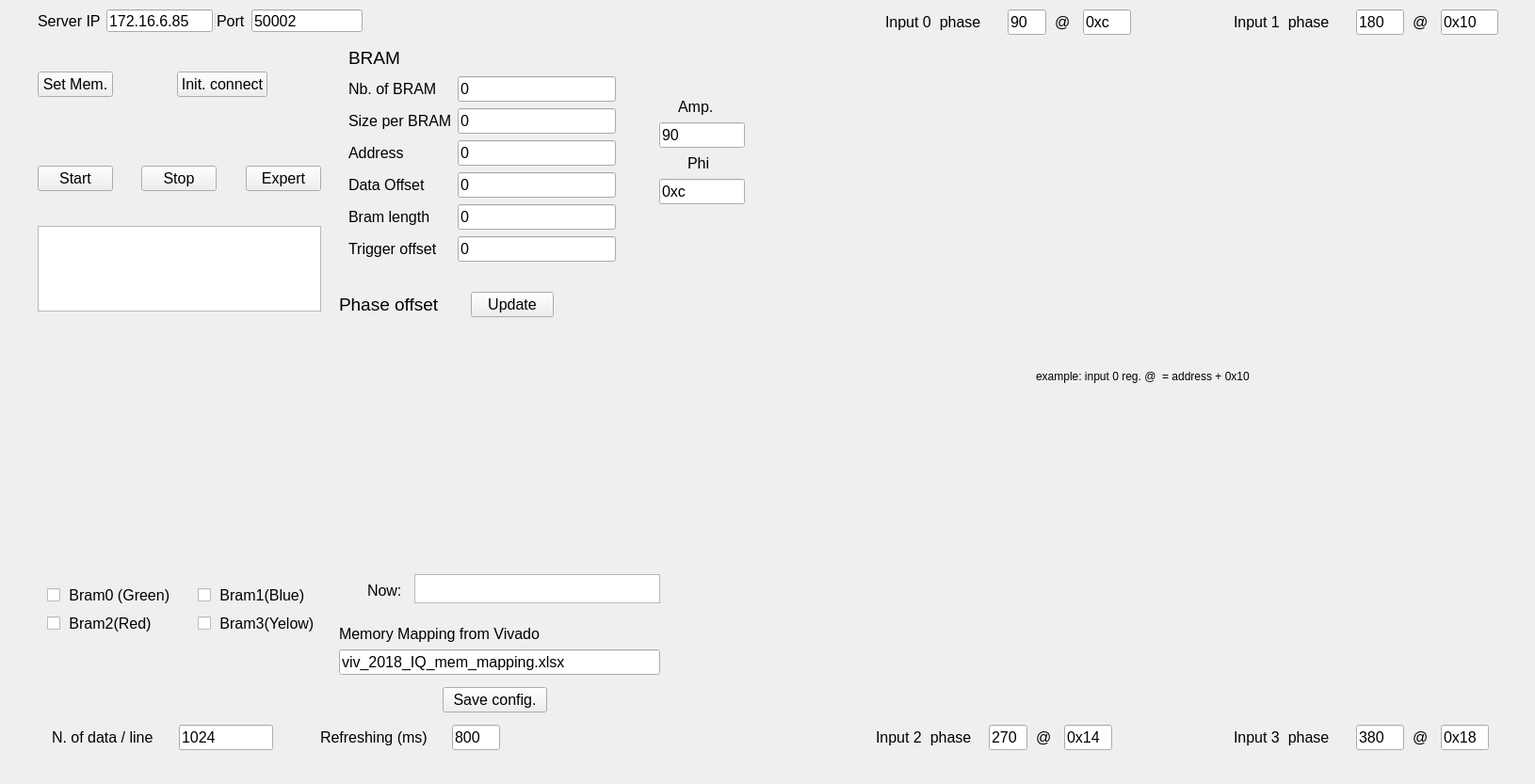
<?xml version="1.0" encoding="UTF-8"?>
<ui version="4.0">
 <class>MainWindow</class>
 <widget class="QMainWindow" name="MainWindow">
  <property name="geometry">
   <rect>
    <x>0</x>
    <y>0</y>
    <width>1630</width>
    <height>833</height>
   </rect>
  </property>
  <property name="windowTitle">
   <string>MainWindow</string>
  </property>
  <widget class="QWidget" name="centralwidget">
   <widget class="QLabel" name="label_6">
    <property name="geometry">
     <rect>
      <x>370</x>
      <y>50</y>
      <width>61</width>
      <height>22</height>
     </rect>
    </property>
    <property name="font">
     <font>
      <pointsize>14</pointsize>
     </font>
    </property>
    <property name="text">
     <string>BRAM</string>
    </property>
   </widget>
   <widget class="QWidget" name="formLayoutWidget">
    <property name="geometry">
     <rect>
      <x>370</x>
      <y>80</y>
      <width>284</width>
      <height>201</height>
     </rect>
    </property>
    <layout class="QGridLayout" name="gridLayout">
     <item row="2" column="1">
      <widget class="QLineEdit" name="ui_bram0_addr">
       <property name="font">
        <font>
         <pointsize>12</pointsize>
        </font>
       </property>
       <property name="text">
        <string>0</string>
       </property>
      </widget>
     </item>
     <item row="4" column="1">
      <widget class="QLineEdit" name="ui_bram0_maplen">
       <property name="font">
        <font>
         <pointsize>12</pointsize>
        </font>
       </property>
       <property name="text">
        <string>0</string>
       </property>
      </widget>
     </item>
     <item row="1" column="1">
      <widget class="QLineEdit" name="ui_bram0_size">
       <property name="font">
        <font>
         <pointsize>12</pointsize>
        </font>
       </property>
       <property name="text">
        <string>0</string>
       </property>
      </widget>
     </item>
     <item row="0" column="0">
      <widget class="QLabel" name="txt_nbr_bram">
       <property name="font">
        <font>
         <pointsize>12</pointsize>
        </font>
       </property>
       <property name="text">
        <string>Nb. of BRAM</string>
       </property>
      </widget>
     </item>
     <item row="2" column="0">
      <widget class="QLabel" name="txt_bram0_start_addr">
       <property name="font">
        <font>
         <pointsize>12</pointsize>
        </font>
       </property>
       <property name="text">
        <string>Address</string>
       </property>
      </widget>
     </item>
     <item row="4" column="0">
      <widget class="QLabel" name="txt_bram0_len">
       <property name="font">
        <font>
         <pointsize>12</pointsize>
        </font>
       </property>
       <property name="text">
        <string>Bram length</string>
       </property>
      </widget>
     </item>
     <item row="1" column="0">
      <widget class="QLabel" name="txt_Onebram_size">
       <property name="font">
        <font>
         <pointsize>12</pointsize>
        </font>
       </property>
       <property name="text">
        <string>Size per BRAM</string>
       </property>
      </widget>
     </item>
     <item row="0" column="1">
      <widget class="QLineEdit" name="ui_nbr_bram">
       <property name="font">
        <font>
         <pointsize>12</pointsize>
        </font>
       </property>
       <property name="text">
        <string>0</string>
       </property>
      </widget>
     </item>
     <item row="3" column="1">
      <widget class="QLineEdit" name="ui_bram0_offset">
       <property name="font">
        <font>
         <pointsize>12</pointsize>
        </font>
       </property>
       <property name="text">
        <string>0</string>
       </property>
      </widget>
     </item>
     <item row="3" column="0">
      <widget class="QLabel" name="txt_bram0_offset">
       <property name="font">
        <font>
         <pointsize>12</pointsize>
        </font>
       </property>
       <property name="text">
        <string>Data Offset</string>
       </property>
       <property name="margin">
        <number>0</number>
       </property>
      </widget>
     </item>
     <item row="5" column="1">
      <widget class="QLineEdit" name="ui_trig_addr">
       <property name="font">
        <font>
         <pointsize>12</pointsize>
        </font>
       </property>
       <property name="text">
        <string>0</string>
       </property>
      </widget>
     </item>
     <item row="5" column="0">
      <widget class="QLabel" name="txt_trig_addr">
       <property name="font">
        <font>
         <pointsize>12</pointsize>
        </font>
       </property>
       <property name="text">
        <string>Trigger offset</string>
       </property>
      </widget>
     </item>
    </layout>
   </widget>
   <widget class="QTextBrowser" name="msgbox">
    <property name="geometry">
     <rect>
      <x>40</x>
      <y>240</y>
      <width>301</width>
      <height>91</height>
     </rect>
    </property>
    <property name="font">
     <font>
      <pointsize>14</pointsize>
     </font>
    </property>
   </widget>
   <widget class="QSplitter" name="splitter">
    <property name="geometry">
     <rect>
      <x>40</x>
      <y>10</y>
      <width>345</width>
      <height>24</height>
     </rect>
    </property>
    <property name="orientation">
     <enum>Qt::Horizontal</enum>
    </property>
    <widget class="QWidget" name="formLayoutWidget_2">
     <layout class="QFormLayout" name="formLayout_2">
      <item row="0" column="0">
       <widget class="QLabel" name="label">
        <property name="font">
         <font>
          <pointsize>12</pointsize>
         </font>
        </property>
        <property name="text">
         <string>Server IP</string>
        </property>
       </widget>
      </item>
      <item row="0" column="1">
       <widget class="QLineEdit" name="server_ip">
        <property name="font">
         <font>
          <pointsize>12</pointsize>
         </font>
        </property>
        <property name="text">
         <string>172.16.6.85</string>
        </property>
       </widget>
      </item>
     </layout>
    </widget>
    <widget class="QWidget" name="formLayoutWidget_3">
     <layout class="QFormLayout" name="formLayout_4">
      <item row="0" column="0">
       <widget class="QLabel" name="label_7">
        <property name="font">
         <font>
          <pointsize>12</pointsize>
         </font>
        </property>
        <property name="text">
         <string>Port</string>
        </property>
       </widget>
      </item>
      <item row="0" column="1">
       <widget class="QLineEdit" name="server_port">
        <property name="font">
         <font>
          <pointsize>12</pointsize>
         </font>
        </property>
        <property name="text">
         <string>50002</string>
        </property>
       </widget>
      </item>
     </layout>
    </widget>
   </widget>
   <widget class="CustomWidget" name="rtplot" native="true">
    <property name="geometry">
     <rect>
      <x>40</x>
      <y>340</y>
      <width>671</width>
      <height>261</height>
     </rect>
    </property>
   </widget>
   <widget class="QTextEdit" name="current_dt">
    <property name="geometry">
     <rect>
      <x>440</x>
      <y>610</y>
      <width>261</width>
      <height>31</height>
     </rect>
    </property>
   </widget>
   <widget class="QLabel" name="label_2">
    <property name="geometry">
     <rect>
      <x>390</x>
      <y>620</y>
      <width>59</width>
      <height>14</height>
     </rect>
    </property>
    <property name="font">
     <font>
      <pointsize>12</pointsize>
     </font>
    </property>
    <property name="text">
     <string>Now:</string>
    </property>
   </widget>
   <widget class="QLineEdit" name="bram0_num_data">
    <property name="geometry">
     <rect>
      <x>190</x>
      <y>770</y>
      <width>100</width>
      <height>27</height>
     </rect>
    </property>
    <property name="font">
     <font>
      <pointsize>12</pointsize>
     </font>
    </property>
    <property name="text">
     <string>1024</string>
    </property>
   </widget>
   <widget class="QLabel" name="now">
    <property name="geometry">
     <rect>
      <x>55</x>
      <y>770</y>
      <width>129</width>
      <height>27</height>
     </rect>
    </property>
    <property name="font">
     <font>
      <pointsize>12</pointsize>
     </font>
    </property>
    <property name="text">
     <string>N. of data / line</string>
    </property>
    <property name="margin">
     <number>0</number>
    </property>
   </widget>
   <widget class="QLineEdit" name="excel_path">
    <property name="geometry">
     <rect>
      <x>360</x>
      <y>690</y>
      <width>341</width>
      <height>27</height>
     </rect>
    </property>
    <property name="font">
     <font>
      <pointsize>12</pointsize>
     </font>
    </property>
    <property name="text">
     <string>viv_2018_IQ_mem_mapping.xlsx</string>
    </property>
   </widget>
   <widget class="QLabel" name="txt_nbr_bram_2">
    <property name="geometry">
     <rect>
      <x>360</x>
      <y>660</y>
      <width>261</width>
      <height>27</height>
     </rect>
    </property>
    <property name="font">
     <font>
      <pointsize>12</pointsize>
     </font>
    </property>
    <property name="text">
     <string>Memory Mapping from Vivado</string>
    </property>
   </widget>
   <widget class="QLabel" name="txt_nbr_bram_4">
    <property name="geometry">
     <rect>
      <x>360</x>
      <y>310</y>
      <width>191</width>
      <height>27</height>
     </rect>
    </property>
    <property name="font">
     <font>
      <pointsize>14</pointsize>
     </font>
    </property>
    <property name="text">
     <string>Phase offset</string>
    </property>
   </widget>
   <widget class="CustomWidget" name="plt_ch0_iq" native="true">
    <property name="geometry">
     <rect>
      <x>800</x>
      <y>40</y>
      <width>380</width>
      <height>350</height>
     </rect>
    </property>
   </widget>
   <widget class="QLabel" name="label_3">
    <property name="geometry">
     <rect>
      <x>1100</x>
      <y>390</y>
      <width>411</width>
      <height>20</height>
     </rect>
    </property>
    <property name="text">
     <string>example: input 0 reg. @  = address + 0x10 </string>
    </property>
   </widget>
   <widget class="QWidget" name="horizontalLayoutWidget">
    <property name="geometry">
     <rect>
      <x>40</x>
      <y>50</y>
      <width>306</width>
      <height>80</height>
     </rect>
    </property>
    <layout class="QHBoxLayout" name="horizontalLayout_9">
     <item>
      <widget class="QPushButton" name="button_set_bram">
       <property name="font">
        <font>
         <pointsize>12</pointsize>
        </font>
       </property>
       <property name="text">
        <string>Set Mem.</string>
       </property>
      </widget>
     </item>
     <item>
      <spacer name="horizontalSpacer">
       <property name="orientation">
        <enum>Qt::Horizontal</enum>
       </property>
       <property name="sizeHint" stdset="0">
        <size>
         <width>40</width>
         <height>20</height>
        </size>
       </property>
      </spacer>
     </item>
     <item>
      <widget class="QPushButton" name="button_init">
       <property name="font">
        <font>
         <pointsize>12</pointsize>
        </font>
       </property>
       <property name="text">
        <string>Init. connect</string>
       </property>
      </widget>
     </item>
     <item>
      <spacer name="horizontalSpacer_2">
       <property name="orientation">
        <enum>Qt::Horizontal</enum>
       </property>
       <property name="sizeHint" stdset="0">
        <size>
         <width>40</width>
         <height>20</height>
        </size>
       </property>
      </spacer>
     </item>
    </layout>
   </widget>
   <widget class="QWidget" name="horizontalLayoutWidget_2">
    <property name="geometry">
     <rect>
      <x>40</x>
      <y>150</y>
      <width>301</width>
      <height>80</height>
     </rect>
    </property>
    <layout class="QHBoxLayout" name="horizontalLayout_11">
     <item>
      <widget class="QPushButton" name="button_start">
       <property name="font">
        <font>
         <pointsize>12</pointsize>
        </font>
       </property>
       <property name="text">
        <string>Start</string>
       </property>
      </widget>
     </item>
     <item>
      <spacer name="horizontalSpacer_3">
       <property name="orientation">
        <enum>Qt::Horizontal</enum>
       </property>
       <property name="sizeHint" stdset="0">
        <size>
         <width>40</width>
         <height>20</height>
        </size>
       </property>
      </spacer>
     </item>
     <item>
      <widget class="QPushButton" name="button_stop">
       <property name="font">
        <font>
         <pointsize>12</pointsize>
        </font>
       </property>
       <property name="text">
        <string>Stop</string>
       </property>
      </widget>
     </item>
     <item>
      <spacer name="horizontalSpacer_5">
       <property name="orientation">
        <enum>Qt::Horizontal</enum>
       </property>
       <property name="sizeHint" stdset="0">
        <size>
         <width>40</width>
         <height>20</height>
        </size>
       </property>
      </spacer>
     </item>
     <item>
      <widget class="QPushButton" name="button_expert">
       <property name="font">
        <font>
         <pointsize>12</pointsize>
        </font>
       </property>
       <property name="text">
        <string>Expert</string>
       </property>
      </widget>
     </item>
    </layout>
   </widget>
   <widget class="QCheckBox" name="bram0">
    <property name="geometry">
     <rect>
      <x>50</x>
      <y>620</y>
      <width>168</width>
      <height>25</height>
     </rect>
    </property>
    <property name="font">
     <font>
      <pointsize>12</pointsize>
     </font>
    </property>
    <property name="text">
     <string> Bram0 (Green)</string>
    </property>
   </widget>
   <widget class="QCheckBox" name="bram1">
    <property name="geometry">
     <rect>
      <x>210</x>
      <y>620</y>
      <width>168</width>
      <height>25</height>
     </rect>
    </property>
    <property name="font">
     <font>
      <pointsize>12</pointsize>
     </font>
    </property>
    <property name="text">
     <string> Bram1(Blue)</string>
    </property>
   </widget>
   <widget class="QCheckBox" name="bram2">
    <property name="geometry">
     <rect>
      <x>50</x>
      <y>650</y>
      <width>168</width>
      <height>25</height>
     </rect>
    </property>
    <property name="font">
     <font>
      <pointsize>12</pointsize>
     </font>
    </property>
    <property name="text">
     <string> Bram2(Red)</string>
    </property>
   </widget>
   <widget class="QCheckBox" name="bram3">
    <property name="geometry">
     <rect>
      <x>210</x>
      <y>650</y>
      <width>168</width>
      <height>25</height>
     </rect>
    </property>
    <property name="font">
     <font>
      <pointsize>12</pointsize>
     </font>
    </property>
    <property name="text">
     <string> Bram3(Yelow)</string>
    </property>
   </widget>
   <widget class="QPushButton" name="button_save_config">
    <property name="geometry">
     <rect>
      <x>470</x>
      <y>730</y>
      <width>111</width>
      <height>27</height>
     </rect>
    </property>
    <property name="font">
     <font>
      <pointsize>12</pointsize>
     </font>
    </property>
    <property name="text">
     <string>Save config.</string>
    </property>
   </widget>
   <widget class="CustomWidget" name="plt_ch1_iq" native="true">
    <property name="geometry">
     <rect>
      <x>1220</x>
      <y>40</y>
      <width>380</width>
      <height>350</height>
     </rect>
    </property>
   </widget>
   <widget class="CustomWidget" name="plt_ch2_iq" native="true">
    <property name="geometry">
     <rect>
      <x>800</x>
      <y>410</y>
      <width>380</width>
      <height>350</height>
     </rect>
    </property>
   </widget>
   <widget class="CustomWidget" name="plt_ch3_iq" native="true">
    <property name="geometry">
     <rect>
      <x>1220</x>
      <y>410</y>
      <width>380</width>
      <height>350</height>
     </rect>
    </property>
   </widget>
   <widget class="QPushButton" name="button_phase">
    <property name="geometry">
     <rect>
      <x>500</x>
      <y>310</y>
      <width>88</width>
      <height>27</height>
     </rect>
    </property>
    <property name="font">
     <font>
      <pointsize>12</pointsize>
     </font>
    </property>
    <property name="text">
     <string>Update</string>
    </property>
   </widget>
   <widget class="QLineEdit" name="ui_ph0_deg">
    <property name="geometry">
     <rect>
      <x>1070</x>
      <y>10</y>
      <width>41</width>
      <height>27</height>
     </rect>
    </property>
    <property name="font">
     <font>
      <pointsize>12</pointsize>
     </font>
    </property>
    <property name="text">
     <string>90</string>
    </property>
   </widget>
   <widget class="QLineEdit" name="ui_ph0_add">
    <property name="geometry">
     <rect>
      <x>1150</x>
      <y>10</y>
      <width>51</width>
      <height>27</height>
     </rect>
    </property>
    <property name="font">
     <font>
      <pointsize>12</pointsize>
     </font>
    </property>
    <property name="text">
     <string>0xc</string>
    </property>
   </widget>
   <widget class="QLabel" name="txt_nbr_bram_3">
    <property name="geometry">
     <rect>
      <x>940</x>
      <y>10</y>
      <width>121</width>
      <height>27</height>
     </rect>
    </property>
    <property name="font">
     <font>
      <pointsize>12</pointsize>
     </font>
    </property>
    <property name="text">
     <string>Input 0  phase</string>
    </property>
   </widget>
   <widget class="QLineEdit" name="ui_ph1_add">
    <property name="geometry">
     <rect>
      <x>1530</x>
      <y>10</y>
      <width>61</width>
      <height>27</height>
     </rect>
    </property>
    <property name="font">
     <font>
      <pointsize>12</pointsize>
     </font>
    </property>
    <property name="text">
     <string>0x10</string>
    </property>
   </widget>
   <widget class="QLineEdit" name="ui_ph1_deg">
    <property name="geometry">
     <rect>
      <x>1440</x>
      <y>10</y>
      <width>51</width>
      <height>27</height>
     </rect>
    </property>
    <property name="font">
     <font>
      <pointsize>12</pointsize>
     </font>
    </property>
    <property name="text">
     <string>180</string>
    </property>
   </widget>
   <widget class="QLineEdit" name="ui_ph2_deg">
    <property name="geometry">
     <rect>
      <x>1050</x>
      <y>770</y>
      <width>41</width>
      <height>27</height>
     </rect>
    </property>
    <property name="font">
     <font>
      <pointsize>12</pointsize>
     </font>
    </property>
    <property name="text">
     <string>270</string>
    </property>
   </widget>
   <widget class="QLineEdit" name="ui_ph2_add">
    <property name="geometry">
     <rect>
      <x>1130</x>
      <y>770</y>
      <width>51</width>
      <height>27</height>
     </rect>
    </property>
    <property name="font">
     <font>
      <pointsize>12</pointsize>
     </font>
    </property>
    <property name="text">
     <string>0x14</string>
    </property>
   </widget>
   <widget class="QLabel" name="txt_nbr_bram_15">
    <property name="geometry">
     <rect>
      <x>1100</x>
      <y>770</y>
      <width>21</width>
      <height>27</height>
     </rect>
    </property>
    <property name="font">
     <font>
      <pointsize>12</pointsize>
     </font>
    </property>
    <property name="text">
     <string>@</string>
    </property>
   </widget>
   <widget class="QLabel" name="txt_nbr_bram_18">
    <property name="geometry">
     <rect>
      <x>1120</x>
      <y>10</y>
      <width>21</width>
      <height>27</height>
     </rect>
    </property>
    <property name="font">
     <font>
      <pointsize>12</pointsize>
     </font>
    </property>
    <property name="text">
     <string>@</string>
    </property>
   </widget>
   <widget class="QLabel" name="txt_nbr_bram_19">
    <property name="geometry">
     <rect>
      <x>1500</x>
      <y>10</y>
      <width>21</width>
      <height>27</height>
     </rect>
    </property>
    <property name="font">
     <font>
      <pointsize>12</pointsize>
     </font>
    </property>
    <property name="text">
     <string>@</string>
    </property>
   </widget>
   <widget class="QLabel" name="txt_nbr_bram_5">
    <property name="geometry">
     <rect>
      <x>1310</x>
      <y>10</y>
      <width>121</width>
      <height>27</height>
     </rect>
    </property>
    <property name="font">
     <font>
      <pointsize>12</pointsize>
     </font>
    </property>
    <property name="text">
     <string>Input 1  phase</string>
    </property>
   </widget>
   <widget class="QLabel" name="txt_nbr_bram_8">
    <property name="geometry">
     <rect>
      <x>930</x>
      <y>770</y>
      <width>121</width>
      <height>27</height>
     </rect>
    </property>
    <property name="font">
     <font>
      <pointsize>12</pointsize>
     </font>
    </property>
    <property name="text">
     <string>Input 2  phase</string>
    </property>
   </widget>
   <widget class="QLabel" name="txt_nbr_bram_9">
    <property name="geometry">
     <rect>
      <x>1310</x>
      <y>770</y>
      <width>121</width>
      <height>27</height>
     </rect>
    </property>
    <property name="font">
     <font>
      <pointsize>12</pointsize>
     </font>
    </property>
    <property name="text">
     <string>Input 3  phase</string>
    </property>
   </widget>
   <widget class="QLineEdit" name="ui_ph3_deg">
    <property name="geometry">
     <rect>
      <x>1440</x>
      <y>770</y>
      <width>51</width>
      <height>27</height>
     </rect>
    </property>
    <property name="font">
     <font>
      <pointsize>12</pointsize>
     </font>
    </property>
    <property name="text">
     <string>380</string>
    </property>
   </widget>
   <widget class="QLabel" name="txt_nbr_bram_17">
    <property name="geometry">
     <rect>
      <x>1500</x>
      <y>770</y>
      <width>16</width>
      <height>27</height>
     </rect>
    </property>
    <property name="font">
     <font>
      <pointsize>12</pointsize>
     </font>
    </property>
    <property name="text">
     <string>@</string>
    </property>
   </widget>
   <widget class="QLineEdit" name="ui_ph3_add">
    <property name="geometry">
     <rect>
      <x>1530</x>
      <y>770</y>
      <width>51</width>
      <height>27</height>
     </rect>
    </property>
    <property name="font">
     <font>
      <pointsize>12</pointsize>
     </font>
    </property>
    <property name="text">
     <string>0x18</string>
    </property>
   </widget>
   <widget class="QLineEdit" name="refresh_time">
    <property name="geometry">
     <rect>
      <x>480</x>
      <y>770</y>
      <width>51</width>
      <height>27</height>
     </rect>
    </property>
    <property name="font">
     <font>
      <pointsize>12</pointsize>
     </font>
    </property>
    <property name="text">
     <string>800</string>
    </property>
   </widget>
   <widget class="QLabel" name="now_2">
    <property name="geometry">
     <rect>
      <x>340</x>
      <y>770</y>
      <width>129</width>
      <height>27</height>
     </rect>
    </property>
    <property name="font">
     <font>
      <pointsize>12</pointsize>
     </font>
    </property>
    <property name="text">
     <string>Refreshing (ms)</string>
    </property>
    <property name="margin">
     <number>0</number>
    </property>
   </widget>
   <widget class="QLineEdit" name="ui_ch0_amp">
    <property name="geometry">
     <rect>
      <x>700</x>
      <y>130</y>
      <width>91</width>
      <height>27</height>
     </rect>
    </property>
    <property name="font">
     <font>
      <pointsize>12</pointsize>
     </font>
    </property>
    <property name="text">
     <string>90</string>
    </property>
   </widget>
   <widget class="QLabel" name="txt_nbr_bram_6">
    <property name="geometry">
     <rect>
      <x>720</x>
      <y>100</y>
      <width>51</width>
      <height>27</height>
     </rect>
    </property>
    <property name="font">
     <font>
      <pointsize>12</pointsize>
     </font>
    </property>
    <property name="text">
     <string>Amp.</string>
    </property>
   </widget>
   <widget class="QLineEdit" name="ui_ch0_phi">
    <property name="geometry">
     <rect>
      <x>700</x>
      <y>190</y>
      <width>91</width>
      <height>27</height>
     </rect>
    </property>
    <property name="font">
     <font>
      <pointsize>12</pointsize>
     </font>
    </property>
    <property name="text">
     <string>0xc</string>
    </property>
   </widget>
   <widget class="QLabel" name="txt_nbr_bram_7">
    <property name="geometry">
     <rect>
      <x>730</x>
      <y>160</y>
      <width>51</width>
      <height>27</height>
     </rect>
    </property>
    <property name="font">
     <font>
      <pointsize>12</pointsize>
     </font>
    </property>
    <property name="text">
     <string>Phi</string>
    </property>
   </widget>
  </widget>
  <widget class="QMenuBar" name="menubar">
   <property name="geometry">
    <rect>
     <x>0</x>
     <y>0</y>
     <width>1630</width>
     <height>19</height>
    </rect>
   </property>
  </widget>
 </widget>
 <customwidgets>
  <customwidget>
   <class>CustomWidget</class>
   <extends>QWidget</extends>
   <header location="global">Plotter.h</header>
   <container>1</container>
  </customwidget>
 </customwidgets>
 <resources/>
 <connections>
  <connection>
   <sender>button_set_bram</sender>
   <signal>clicked()</signal>
   <receiver>button_init</receiver>
   <slot>show()</slot>
   <hints>
    <hint type="sourcelabel">
     <x>122</x>
     <y>113</y>
    </hint>
    <hint type="destinationlabel">
     <x>200</x>
     <y>111</y>
    </hint>
   </hints>
  </connection>
  <connection>
   <sender>button_init</sender>
   <signal>clicked()</signal>
   <receiver>button_start</receiver>
   <slot>show()</slot>
   <hints>
    <hint type="sourcelabel">
     <x>248</x>
     <y>107</y>
    </hint>
    <hint type="destinationlabel">
     <x>93</x>
     <y>211</y>
    </hint>
   </hints>
  </connection>
  <connection>
   <sender>button_start</sender>
   <signal>clicked()</signal>
   <receiver>button_stop</receiver>
   <slot>show()</slot>
   <hints>
    <hint type="sourcelabel">
     <x>109</x>
     <y>200</y>
    </hint>
    <hint type="destinationlabel">
     <x>180</x>
     <y>216</y>
    </hint>
   </hints>
  </connection>
  <connection>
   <sender>button_stop</sender>
   <signal>clicked()</signal>
   <receiver>button_init</receiver>
   <slot>show()</slot>
   <hints>
    <hint type="sourcelabel">
     <x>223</x>
     <y>200</y>
    </hint>
    <hint type="destinationlabel">
     <x>236</x>
     <y>111</y>
    </hint>
   </hints>
  </connection>
  <connection>
   <sender>button_init</sender>
   <signal>clicked()</signal>
   <receiver>button_phase</receiver>
   <slot>show()</slot>
   <hints>
    <hint type="sourcelabel">
     <x>285</x>
     <y>104</y>
    </hint>
    <hint type="destinationlabel">
     <x>970</x>
     <y>71</y>
    </hint>
   </hints>
  </connection>
 </connections>
</ui>
